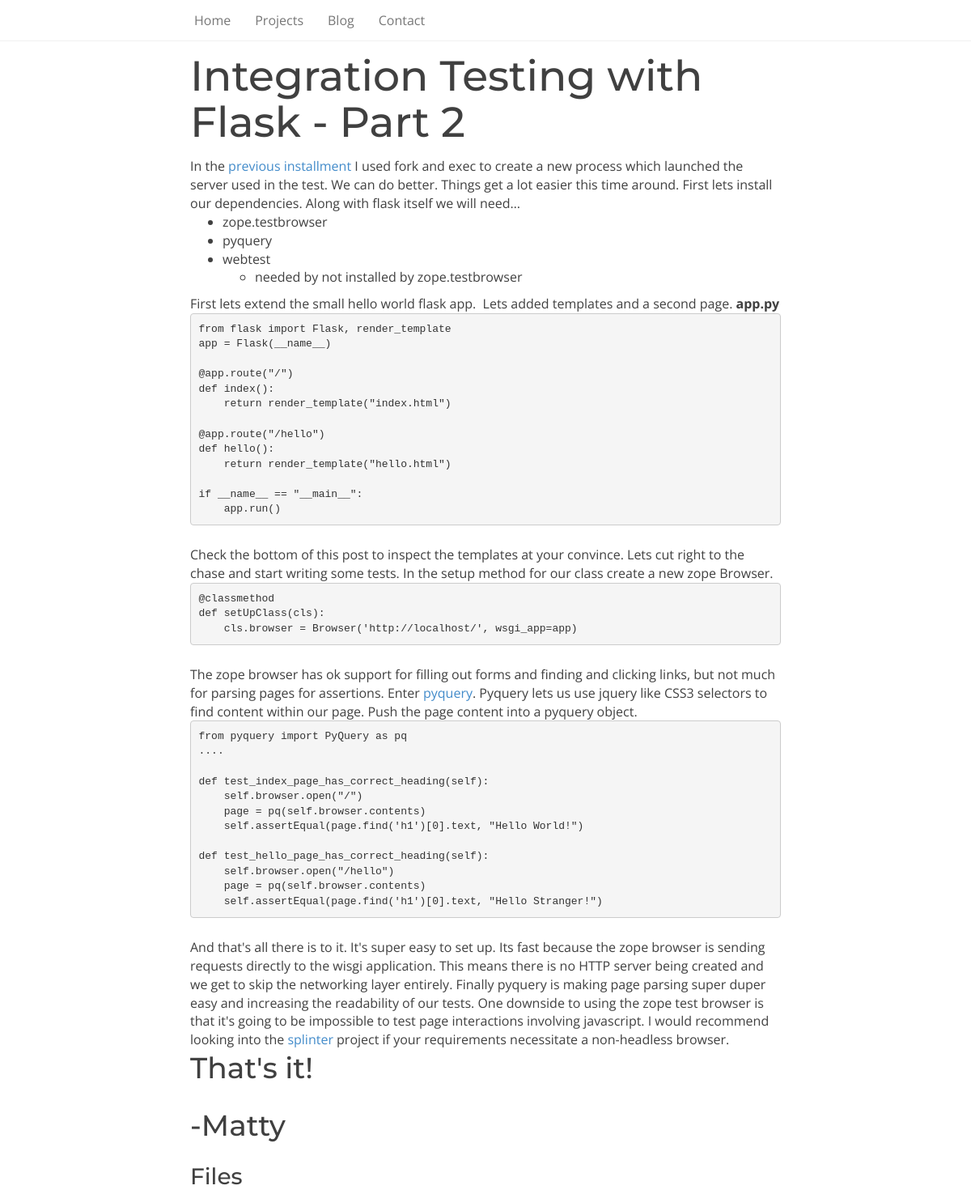
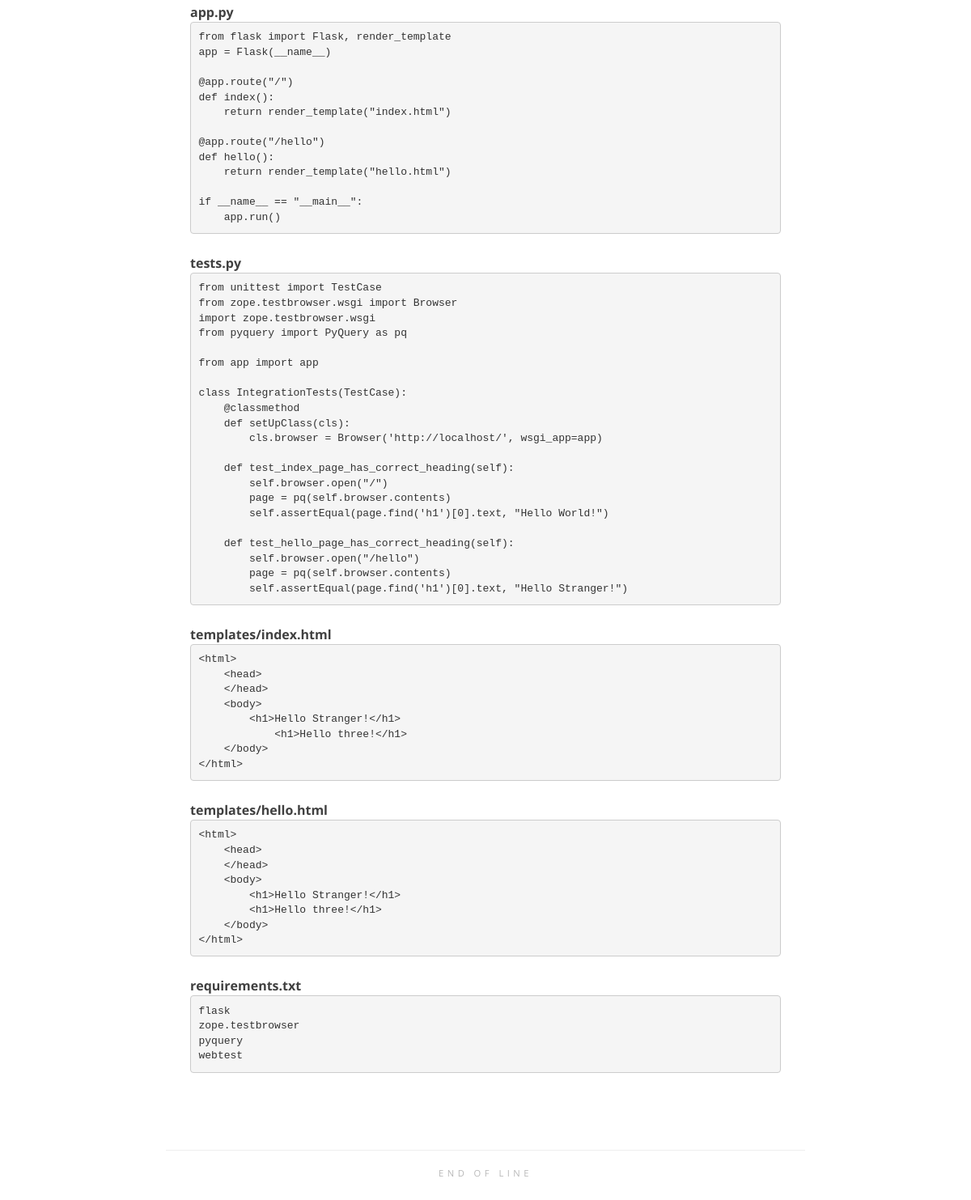
Screenshot of /blog/integration-testing-flask-2/ with the database file from the repository (2 pictures, top to bottom).
### cms/models.py (models this page shows, shortened)
class Page(models.Model):
    author = models.ForeignKey(User)
    title = models.CharField(max_length=100)
    content = models.TextField()
    slug = models.SlugField(unique=True)
    active = models.BooleanField(default=False)
    created_at = models.DateTimeField(auto_now_add=True)
    template = models.CharField(max_length=200, blank=True, null=True)

class Post(models.Model):
    author = models.ForeignKey(User)
    title = models.CharField(max_length=100)
    content = models.TextField()
    slug = models.SlugField(unique=True)
    active = models.BooleanField(default=False)
    created_at = models.DateTimeField(auto_now_add=True)
    template = models.CharField(max_length=200, blank=True, null=True)

### cms/views.py (the view)
# urls.py: url("^blog/([a-zA-z0-9-_]+)/$", "cms.views.post", name='post'),
def post(request, post_slug):
    c = standard_context()
    post = Post.objects.get(slug=post_slug, active=True)
    c.update({'post':post, 'posts':Post.objects.all() })
    return render(request, 'posts/single.html', c)

### cms/helpers.py (called while the page is built)
def nav():
    return { 'pages': Page.objects.filter(active=True) }

def standard_context():
    nav_thing = nav()
    nav_thing['pages'] = filter(lambda page: page.slug != "index", nav_thing['pages'])
    return { 'nav': nav_thing, 'app_name' : settings.SITE_NAME }

### templates/posts/single.html (shortened to what this page needs)
{% extends 'layout.html' %}
{% block content %}
    <div class="col-md-8 col-md-offset-2">
      <h1> {{post.title}} </h1>
      {{post.content | safe}}
    </div>
  </div>
{% endblock %}

### templates/layout.html (shortened to what this page needs)
<!DOCTYPE html>
<html>
  <head>
    {% load staticfiles %}
    <link rel="stylesheet" type="text/css" href="{% static "vendor/bootstrap/css/bootstrap.min.css" %}" >
    <link rel="stylesheet" type="text/css" href="{% static "css/style.css" %}" >
  </head>
  <body>
    <nav class="navbar navbar-default navbar-fixed-top" role="navigation">
    <div class="container">
      <div class="row">
        <div class="col-md-8 col-md-offset-2">
          <div class="collapse navbar-collapse" id="menu-collapse">
            <ul class="nav navbar-nav">
              <li> <a href="{% url 'index' %}"> Home </a> </li>
              {% for page in nav.pages %}
              <li>
              <a href="{% url 'page' page.slug %}"> {{page.title}} </a>
              </li>
              {% endfor %}
              <li> <a href="{%url 'contact' %}"> Contact </a>
            </ul>
          </div>
        </div>
      </div>
    </div>
    </nav>
    <div class="container">
      {% block content %}
      {% endblock %}
      <div class="row footer">
        <div class="col-md-8 col col-md-offset-2">
          <hr/>
          <p> end of line</p>
        </div>
      </div>
  </body>
</html>

### static/css/style.css (style rules this page uses)
body { margin-top: 65px; font-family: "Open Sans"; font-size: 16px; color: #404040; }
h1, h2, h3, h4, h5 { font-family: Montserrat; }
h1 { font-size: 52px; margin: 0px 0px 15px 0px; }
h2 { font-size: 36px; line-height: 46px; margin: 0px 0px 25px 0px; }
h3 { font-size: 28px; }
p { margin: 0px 0px 25px 0px; text-transform: inherit; font-size: 16px; }
pre { overflow: auto; word-wrap: normal; white-space: pre; margin-bottom: 25px; }
.footer { margin-top: 50px; color: #B8B8B8; text-align: center; }
.footer p { text-transform: uppercase; font-size: .7em; letter-spacing: .4em; }
.navbar-default { background-color:white; background-color: rgba(255,255,255,0.9); border-bottom: 1px solid #F0F0F0 ; }

### rows the page displays
Page: title "Projects"
Page: title "Blog"
Post: title "Integration Testing with Flask - Part 2", content "In the previous installment I used fork and exec to create a new process which launched the server used in the test. We can do better. Things get a lot easier this time around. First lets install our dependencies. Along with flask itself we will need… zope.testbrowser pyquery webtest needed by not installed by zope.testbrowser First lets extend the small hello world flask app. Lets added templates and a second page. app.py from flask import Flask, render_template app = Flask(__name__) @app.route(\"/\") def index(): return render_template(\"index.html\") @app.route(\"/hello\") def hello(): return render_template(\"hello.html\") if __name__ == \"__main__\": app.run() Check the bottom of this post to…"
